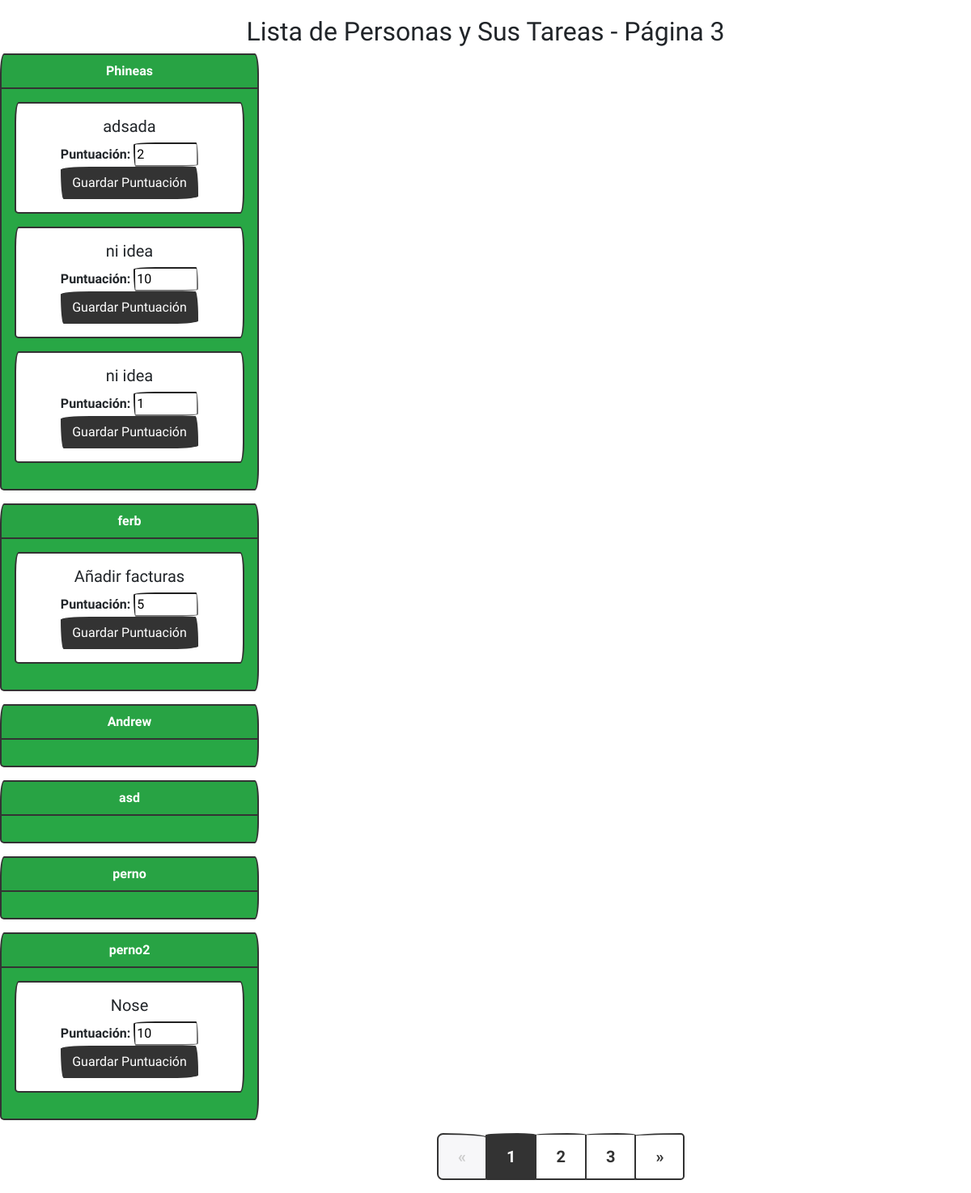
Screenshot of /desempeno_crud/ with the database file from the repository.
### tareos/models.py (models this page shows, shortened)
class Persona(models.Model):
    persona_id = models.AutoField(primary_key=True)
    nombre = models.CharField(max_length=50)

class DesempenoDiario(models.Model):
    registro_id = models.AutoField(primary_key=True)
    persona = models.ForeignKey(
        Persona, on_delete=models.CASCADE
    )  # Relación con Persona
    tarea_descripcion = models.CharField(max_length=100)
    puntuacion = models.IntegerField(
        validators=[MinValueValidator(1), MaxValueValidator(10)]
    )
    fecha = models.DateField(
        auto_now_add=True
    )  # Esta línea establece la fecha automáticamente al crear el registro

### tareos/views.py (the view)
# urls.py: path('desempeno_crud/', desempeno_crud, name='desempeno_crud'),
def desempeno_crud(request):
    personas = Persona.objects.all()
    if request.method == 'POST':
        if 'editar_puntuacion' in request.POST:
            desempeno_id = request.POST['editar_puntuacion']
            desempeno = get_object_or_404(DesempenoDiario, pk=desempeno_id)
            form = DesempenoEditForm(request.POST, instance=desempeno)
            if form.is_valid():
                form.save()
                return redirect('desempeno_crud')
        else:
            form = DesempenoForm(request.POST)
            if form.is_valid():
                form.save()
                return redirect('desempeno_crud')
    else:
        form = DesempenoForm()
    return render(request, 'desempeno_crud.html', {'personas': personas, 'form': form})

### tareos/forms.py
class DesempenoForm(forms.ModelForm):
    class Meta:
        model = DesempenoDiario
        fields = '__all__'

### tareos/templates/desempeno_crud.html (shortened to what this page needs)
{% extends 'base.html' %}
{% block content %}
    <div style="text-align: center; margin-top: 20px;">
        <h2>Lista de Personas y Sus Tareas - Página 3</h2>
        <form method="post" action="">
            {% for persona in personas %}
                <div class="card text-white bg-success mb-3" style="max-width: 20rem; margin-bottom: 20px;">
                    <div class="card-header">
                        {{ persona.nombre }}
                    </div>
                    <div class="card-body">
                        {% for desempeno in persona.desempenodiario_set.all %}
                            <div class="card mb-3">
                                <div class="card-body">
                                    <h5 class="card-title">{{ desempeno.tarea_descripcion }}</h5>
                                    <label for="puntuacion_{{ desempeno.registro_id }}">Puntuación:</label>
                                    <input type="number" name="puntuacion_{{ desempeno.registro_id }}" value="{{ desempeno.puntuacion }}" min="1" max="10">
                                    <button type="submit" class="btn btn-primary">Guardar Puntuación</button>
                                </div>
                            </div>
                        {% endfor %}
                    </div>
                </div>
            {% endfor %}
        </form>
    </div>
{% endblock %}

### tareos/templates/base.html (style rules this page uses)
body { min-height: 100vh; }

### rows the page displays
Persona: nombre "Phineas"
DesempenoDiario: tarea_descripcion "adsada", puntuacion "2"
DesempenoDiario: tarea_descripcion "ni idea", puntuacion "10"
DesempenoDiario: tarea_descripcion "ni idea", puntuacion "1"
Persona: nombre "ferb"
DesempenoDiario: tarea_descripcion "Añadir facturas", puntuacion "5"
Persona: nombre "Andrew"
Persona: nombre "asd"
Persona: nombre "perno"
Persona: nombre "perno2"
DesempenoDiario: tarea_descripcion "Nose", puntuacion "10"
